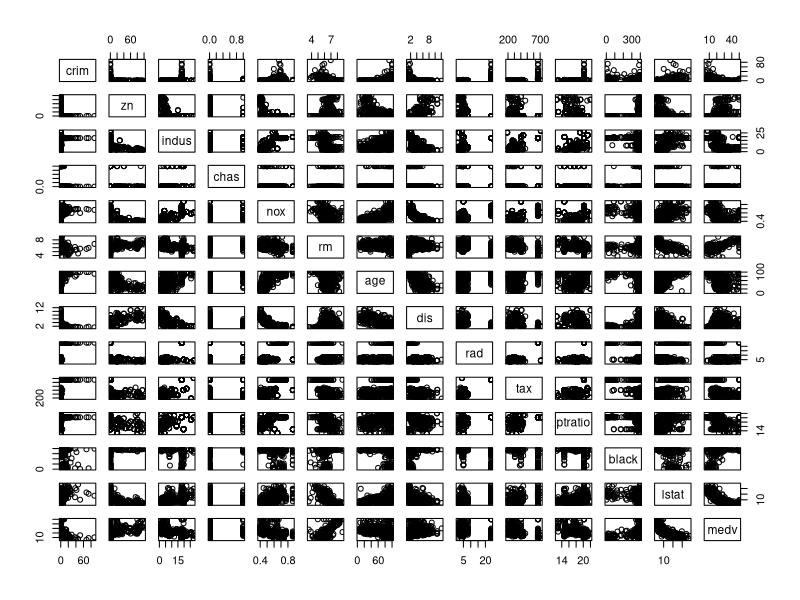
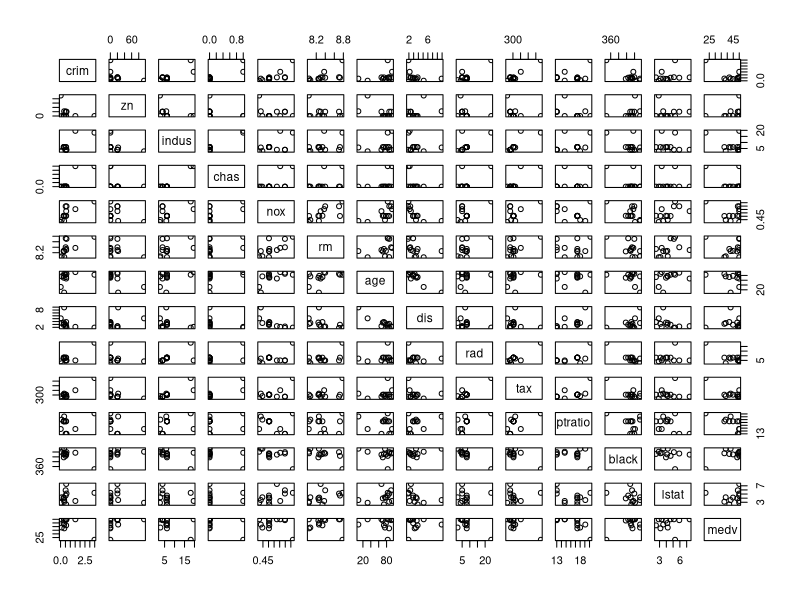

Generate these figures, in order, with R: (Note: this script raises an error after producing the figures.)
# load the data
library(MASS)
?Boston


######

dim(Boston)
pairs(Boston)

#f
median(Boston$ptratio)

#g
mini = which.min(Boston$medv)
suburb = Boston[mini,]
res = c()
for (n in names(Boston)) {
  rng = range(Boston[n]);
  res = c(res, c(suburb[n] - rng[1], rng[2] - suburb[n]))
}
res

#h
more_7 <- subset(Boston, Boston$rm > 7)
more_8 <- subset(Boston, Boston$rm > 8)
dim(more_7)
dim(more_8)
more_8
pairs(more_8)


# view the data
fix(Boston)
